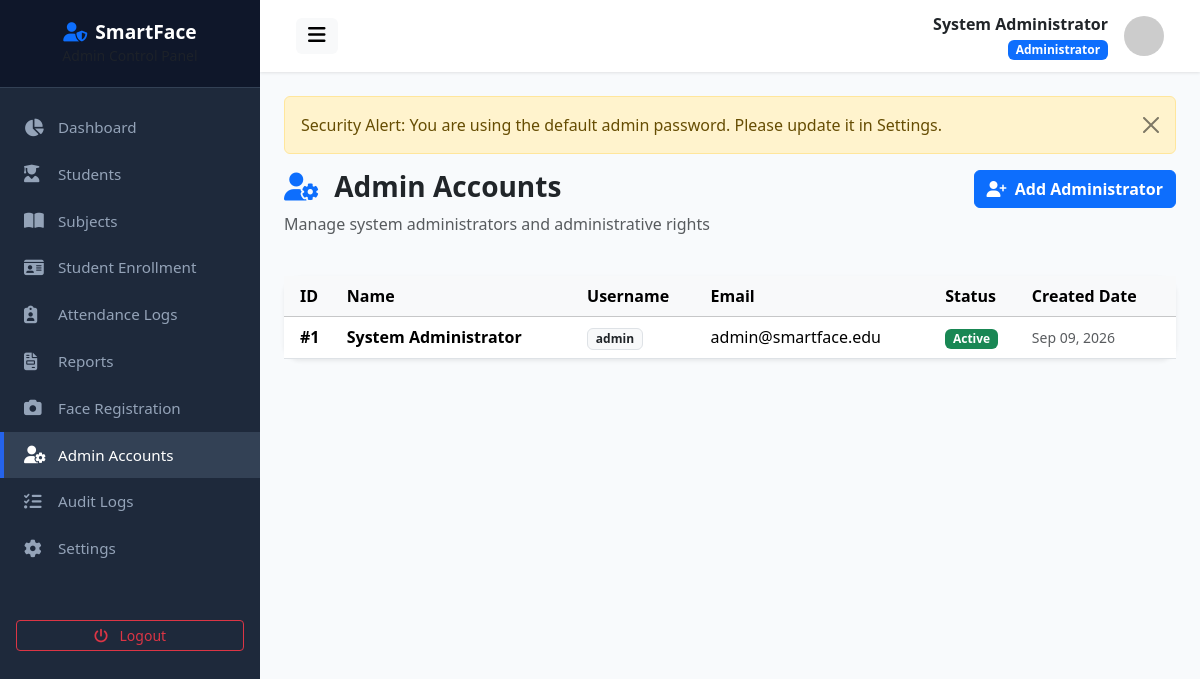
The app's page /admins.php (signed in) with its own data.
### tables this page shows
CREATE TABLE `users` (
  `id` int(11) NOT NULL AUTO_INCREMENT,
  `student_id` varchar(50) DEFAULT NULL,
  `first_name` varchar(100) NOT NULL,
  `middle_name` varchar(100) DEFAULT NULL,
  `last_name` varchar(100) NOT NULL,
  `email` varchar(150) NOT NULL,
  `username` varchar(100) NOT NULL,
  `password` varchar(255) NOT NULL,
  `role` enum('admin','student') NOT NULL DEFAULT 'student',
  `course` varchar(100) DEFAULT NULL,
  `year_level` varchar(20) DEFAULT NULL,
  `section` varchar(50) DEFAULT NULL,
  `contact_number` varchar(30) DEFAULT NULL,
  `profile_picture` varchar(255) DEFAULT 'default_avatar.png',
  `face_registered` tinyint(1) DEFAULT 0,
  `must_change_password` tinyint(1) DEFAULT 0,
  `status` enum('active','inactive') NOT NULL DEFAULT 'active',
  `created_at` datetime DEFAULT current_timestamp(),
  `updated_at` datetime DEFAULT current_timestamp() ON UPDATE current_timestamp(),
  PRIMARY KEY (`id`),
  UNIQUE KEY `email` (`email`),
  UNIQUE KEY `username` (`username`)
);

### admins.php (the view, shortened to what this page needs)
<?php
include __DIR__ . '/header.php';
$stmt = $db->query("SELECT u.* FROM users u WHERE u.role = 'admin' ORDER BY u.created_at ASC");
$adminList = $stmt->fetchAll();
?>
<div class="row mb-4">
    <div class="col-md-8">
        <h3 class="fw-bold text-dark"><i class="fa-solid fa-user-gear text-primary me-2"></i> Admin Accounts</h3>
        <p class="text-muted">Manage system administrators and administrative rights</p>
    </div>
    <div class="col-md-4 text-md-end">
        <button type="button" class="btn btn-primary fw-bold" data-bs-toggle="modal" data-bs-target="#addAdminModal">
            <i class="fa-solid fa-user-plus me-1"></i> Add Administrator
        </button>
    </div>
</div>
<div class="card border-0 shadow-sm rounded-4">
    <div class="card-body p-0">
        <div class="table-responsive">
            <table class="table table-hover align-middle mb-0">
                <thead class="table-light">
                    <tr>
                        <th class="ps-3">ID</th>
                        <th>Name</th>
                        <th>Username</th>
                        <th>Email</th>
                        <th>Status</th>
                        <th>Created Date</th>
                    </tr>
                </thead>
                <tbody>
                    <?php foreach ($adminList as $adm): ?>
                        <tr>
                            <td class="ps-3 fw-bold">#<?= $adm['id'] ?></td>
                            <td class="fw-semibold"><?= htmlspecialchars($adm['first_name'] . ' ' . $adm['last_name']) ?></td>
                            <td><span class="badge bg-light text-dark border"><?= htmlspecialchars($adm['username']) ?></span></td>
                            <td><?= htmlspecialchars($adm['email']) ?></td>
                            <td><span class="badge bg-success">Active</span></td>
                            <td><small class="text-muted"><?= date('M d, Y', strtotime($adm['created_at'])) ?></small></td>
                        </tr>
                    <?php endforeach; ?>
                </tbody>
            </table>
        </div>
    </div>
</div>
<?php include __DIR__ . '/footer.php'; ?>

### header.php (shortened to what this page needs)
<?php
require_once __DIR__ . '/../config/config.php';
$db = getDB();
$stmt = $db->prepare("SELECT * FROM users WHERE id = ?");
$stmt->execute([$_SESSION['user_id']]);
$adminUser = $stmt->fetch();
?>
<!DOCTYPE html>
<html lang="en">
<head>
    <link href="https://cdn.jsdelivr.net/npm/bootstrap@5.3.2/dist/css/bootstrap.min.css" rel="stylesheet">
    <link href="https://cdnjs.cloudflare.com/ajax/libs/font-awesome/6.4.0/css/all.min.css" rel="stylesheet">
    <link href="<?= baseUrl('assets/css/style.css') ?>" rel="stylesheet">
</head>
<body>
<div class="wrapper">
    <?php include __DIR__ . '/sidebar.php'; ?>
    <div id="content">
        <nav class="navbar navbar-expand-lg top-navbar">
            <div class="container-fluid">
                <button type="button" id="sidebarCollapse" class="btn btn-light border-0">
                    <i class="fa-solid fa-bars fs-5"></i>
                </button>
                <div class="d-flex align-items-center ms-auto">
                    <div class="me-3 text-end d-none d-md-block">
                        <div class="fw-bold text-dark"><?= htmlspecialchars($adminUser['first_name'] . ' ' . $adminUser['last_name']) ?></div>
                        <small class="badge bg-primary">Administrator</small>
                    </div>
                    <img src="https://ui-avatars.com/api/?name=<?= urlencode($adminUser['first_name'] . ' ' . $adminUser['last_name']) ?>&background=1E293B&color=fff" alt="Avatar" class="avatar-sm">
                </div>
            </div>
        </nav>
        <div class="main-content">

### assets/css/style.css (style rules this page uses)
:root { --primary-color: #2563eb; --primary-hover: #1d4ed8; --secondary-color: #475569; --success-color: #10b981; --warning-color: #f59e0b; --danger-color: #ef4444; --info-color: #06b6d4; --dark-bg: #0f172a; --sidebar-width: 260px; --card-shadow: 0 4px 6px -1px rgba(0, 0, 0, 0.1), 0 2px 4px -1px rgba(0, 0, 0, 0.06); }
body { font-family: 'Segoe UI', system-ui, -apple-system, sans-serif; background-color: #f8fafc; color: #334155; min-height: 100vh; display: flex; flex-direction: column; }
.wrapper { display: flex; width: 100%; align-items: stretch; min-height: 100vh; }
#content { width: 100%; padding: 0; min-height: 100vh; display: flex; flex-direction: column; }
.top-navbar { background: #ffffff; box-shadow: 0 1px 3px 0 rgba(0, 0, 0, 0.1); padding: 0.75rem 1.5rem; }
.main-content { padding: 1.5rem; flex: 1; }
.avatar-sm { width: 40px; height: 40px; object-fit: cover; border-radius: 50%; }

### records on screen
users: first_name+last_name "System Administrator", id "1", username "admin", email "admin@smartface.edu", created_at "Sep 09, 2026"

### other values on screen
$flash['message'] "Security Alert: You are using the default admin password. Please update it in Settings."
